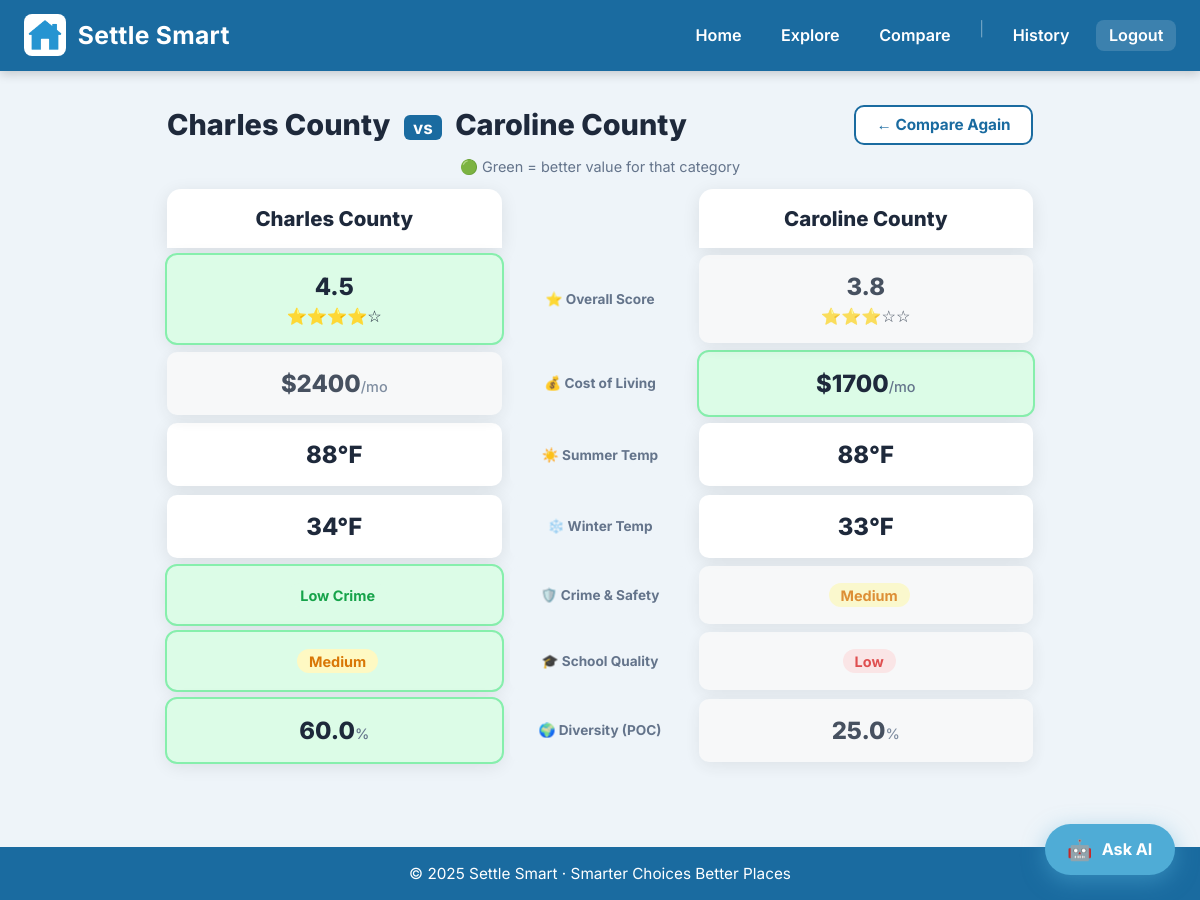
The app's page /compare?county1=Charles County&county2=Caroline County (signed in) with its own data.
### tables this page shows
CREATE TABLE counties (
            id INTEGER PRIMARY KEY AUTOINCREMENT,
            name TEXT UNIQUE NOT NULL,
            summer_temp INTEGER,
            winter_temp INTEGER,
            avg_cost_of_living INTEGER,
            crime_safety TEXT,
            school_quality TEXT,
            diversity_percent REAL,
            crime_explanation TEXT,
            school_explanation TEXT,
            race_white REAL,
            race_black REAL,
            race_hispanic REAL,
            race_asian REAL,
            race_american_indian REAL,
            race_native_hawaiian REAL,
            race_multiracial REAL,
            lat REAL,
            lng REAL
        );

### app.py (the view, shortened to what this page needs)
@app.route("/compare", methods=["GET", "POST"])
def compare():
    county1 = county2 = county1_name = county2_name = None
    if request.method == "POST":
        county1_name = request.form.get("county1")
        county2_name = request.form.get("county2")
    elif request.args.get("county1") and request.args.get("county2"):
        county1_name = request.args.get("county1")
        county2_name = request.args.get("county2")
    if county1_name: county1 = get_county_overview(county1_name)
    if county2_name: county2 = get_county_overview(county2_name)
    if county1 and county2:
        return render_template(
            "compare_result.html",
            county1=county1, county2=county2,
        )
    return render_template(
        "compare.html",
        counties=get_all_county_names(),
        county1_name=county1_name, county2_name=county2_name,
    )

### app.py (called while the page is built)
def get_db():
    conn = sqlite3.connect("settle_smart.db")
    conn.row_factory = sqlite3.Row
    return conn

@login_manager.user_loader
def load_user(user_id):
    conn = get_db()
    row = conn.execute("SELECT * FROM users WHERE id = ?", (user_id,)).fetchone()
    conn.close()
    if row:
        return User(row["id"], row["username"], row["email"])
    return None

def compute_raw_score(entry: dict) -> int:
    score = 70
    if entry["schoolQuality"] == "High":   score += 10
    elif entry["schoolQuality"] == "Low":  score -= 10
    if entry["crimeSafety"] == "Low":      score += 10
    elif entry["crimeSafety"] == "High":   score -= 10
    diversity = entry["diversityPercent"]
    score += max(0, 10 - abs(50 - diversity) // 5)
    cost = entry["averageCostOfLiving"]
    if cost <= 1900:   score += 5
    elif cost >= 3000: score -= 5
    return max(0, min(100, score))

def compute_star_score(entry: dict) -> float:
    raw = compute_raw_score(entry)
    star = round(1.0 + (raw / 100.0) * 4.0, 1)
    return star

### templates/compare_result.html (shortened to what this page needs)
<!DOCTYPE html>
<html lang="en">
<head>
  <link rel="stylesheet" href="{{ url_for('static', filename='style.css') }}">
</head>
<body>
  <header class="site-header">
    <div class="logo-title">
      <img src="{{ url_for('static', filename='logo.png') }}" alt="Settle Smart Logo"/>
      <h1>Settle Smart</h1>
    </div>
    <nav class="nav-links">
      <a href="/">Home</a>
      <a href="/explore">Explore</a>
      <a href="/compare">Compare</a>
      {% if current_user.is_authenticated %}
        <span class="nav-divider">|</span>
        <a href="/history">History</a>
        <a href="/logout" class="nav-auth">Logout</a>
      {% else %}
        <span class="nav-divider">|</span>
        <a href="/login" class="nav-auth">Log In</a>
      {% endif %}
    </nav>
  </header>
  <main class="compare-result-page">
    <div class="cmp-result-header">
      <h2>{{ county1.name }} <span class="vs-inline">vs</span> {{ county2.name }}</h2>
      <a href="/compare" class="cmp-again-btn">← Compare Again</a>
    </div>
    <p class="compare-legend">🟢 Green = better value for that category</p>
    <div class="compare-header-row">
      <div class="compare-county-title">{{ county1.name }}</div>
      <div class="compare-center-label"></div>
      <div class="compare-county-title">{{ county2.name }}</div>
    </div>
    <div class="compare-table">
      <div class="compare-row">
        <div class="compare-cell left {% if county1.overall_score > county2.overall_score %}winner{% elif county1.overall_score < county2.overall_score %}loser{% endif %}">
          <span class="cmp-val">{{ county1.overall_score }}</span>
          <span class="cmp-stars">
            {% for i in range(1,6) %}{% if county1.overall_score >= i %}⭐{% else %}☆{% endif %}{% endfor %}
          </span>
        </div>
        <div class="compare-label">⭐ Overall Score</div>
        <div class="compare-cell right {% if county2.overall_score > county1.overall_score %}winner{% elif county2.overall_score < county1.overall_score %}loser{% endif %}">
          <span class="cmp-val">{{ county2.overall_score }}</span>
          <span class="cmp-stars">
            {% for i in range(1,6) %}{% if county2.overall_score >= i %}⭐{% else %}☆{% endif %}{% endfor %}
          </span>
        </div>
      </div>
      <div class="compare-row">
        <div class="compare-cell left {% if county1.averageCostOfLiving < county2.averageCostOfLiving %}winner{% elif county1.averageCostOfLiving > county2.averageCostOfLiving %}loser{% endif %}">
          <span class="cmp-val">${{ county1.averageCostOfLiving }}<span class="cmp-unit">/mo</span></span>
        </div>
        <div class="compare-label">💰 Cost of Living</div>
        <div class="compare-cell right {% if county2.averageCostOfLiving < county1.averageCostOfLiving %}winner{% elif county2.averageCostOfLiving > county1.averageCostOfLiving %}loser{% endif %}">
          <span class="cmp-val">${{ county2.averageCostOfLiving }}<span class="cmp-unit">/mo</span></span>
        </div>
      </div>
      <div class="compare-row">
        <div class="compare-cell left">
          <span class="cmp-val">{{ county1.summerTemp }}°F</span>
        </div>
        <div class="compare-label">☀️ Summer Temp</div>
        <div class="compare-cell right">
          <span class="cmp-val">{{ county2.summerTemp }}°F</span>
        </div>
      </div>
      <div class="compare-row">
        <div class="compare-cell left">
          <span class="cmp-val">{{ county1.winterTemp }}°F</span>
        </div>
        <div class="compare-label">❄️ Winter Temp</div>
        <div class="compare-cell right">
          <span class="cmp-val">{{ county2.winterTemp }}°F</span>
        </div>
      </div>
      {% set crime_order = {"Low": 1, "Medium": 2, "High": 3} %}
      <div class="compare-row">
        <div class="compare-cell left {% if crime_order[county1.crimeSafety] < crime_order[county2.crimeSafety] %}winner{% elif crime_order[county1.crimeSafety] > crime_order[county2.crimeSafety] %}loser{% endif %}">
          {% if county1.crimeSafety == "Low" %}<span class="badge-pill pill-low">Low Crime</span>
          {% elif county1.crimeSafety == "Medium" %}<span class="badge-pill pill-medium">Medium</span>
          {% else %}<span class="badge-pill pill-high-crime">High Crime</span>{% endif %}
        </div>
        <div class="compare-label">🛡️ Crime &amp; Safety</div>
        <div class="compare-cell right {% if crime_order[county2.crimeSafety] < crime_order[county1.crimeSafety] %}winner{% elif crime_order[county2.crimeSafety] > crime_order[county1.crimeSafety] %}loser{% endif %}">
          {% if county2.crimeSafety == "Low" %}<span class="badge-pill pill-low">Low Crime</span>
          {% elif county2.crimeSafety == "Medium" %}<span class="badge-pill pill-medium">Medium</span>
          {% else %}<span class="badge-pill pill-high-crime">High Crime</span>{% endif %}
        </div>
      </div>
      {% set school_order = {"High": 1, "Medium": 2, "Low": 3} %}
      <div class="compare-row">
        <div class="compare-cell left {% if school_order[county1.schoolQuality] < school_order[county2.schoolQuality] %}winner{% elif school_order[county1.schoolQuality] > school_order[county2.schoolQuality] %}loser{% endif %}">
          {% if county1.schoolQuality == "High" %}<span class="badge-pill pill-low">High</span>
          {% elif county1.schoolQuality == "Medium" %}<span class="badge-pill pill-medium">Medium</span>
          {% else %}<span class="badge-pill pill-high-crime">Low</span>{% endif %}
        </div>
        <div class="compare-label">🎓 School Quality</div>
        <div class="compare-cell right {% if school_order[county2.schoolQuality] < school_order[county1.schoolQuality] %}winner{% elif school_order[county2.schoolQuality] > school_order[county1.schoolQuality] %}loser{% endif %}">
          {% if county2.schoolQuality == "High" %}<span class="badge-pill pill-low">High</span>
          {% elif county2.schoolQuality == "Medium" %}<span class="badge-pill pill-medium">Medium</span>
          {% else %}<span class="badge-pill pill-high-crime">Low</span>{% endif %}
        </div>
      </div>
      <div class="compare-row">
        <div class="compare-cell left {% if county1.diversityPercent > county2.diversityPercent %}winner{% elif county1.diversityPercent < county2.diversityPercent %}loser{% endif %}">
          <span class="cmp-val">{{ county1.diversityPercent }}<span class="cmp-unit">%</span></span>
        </div>
        <div class="compare-label">🌍 Diversity (POC)</div>
        <div class="compare-cell right {% if county2.diversityPercent > county1.diversityPercent %}winner{% elif county2.diversityPercent < county1.diversityPercent %}loser{% endif %}">
          <span class="cmp-val">{{ county2.diversityPercent }}<span class="cmp-unit">%</span></span>
        </div>
      </div>
    </div>
  </main>
  <footer>© 2025 Settle Smart · Smarter Choices Better Places</footer>
  <a href="/assistant" class="ai-fab">
    <span class="fab-icon">🤖</span> Ask AI
  </a>
</body>
</html>

### static/style.css (style rules this page uses)
* { box-sizing: border-box; margin: 0; padding: 0; }
:root { --brand: #1a6ba0; --brand-d: #124f7a; --ink: #1e293b; --bg: #eef4f9; --panel: #ffffff; --muted: #64748b; --ring: rgba(26,107,160,.25); --green: #16a34a; --yellow: #d97706; --red: #dc2626; --radius: 14px; --shadow: 0 4px 18px rgba(0,0,0,.09); }
html, body { font-size: 17px; font-family: 'Inter', 'Segoe UI', sans-serif; color: var(--ink); background: var(--bg); }
header, .site-header { background: var(--brand); color: #fff; padding: .85rem 1.4rem; display: flex; align-items: center; justify-content: space-between; gap: 1rem; box-shadow: 0 3px 10px rgba(0,0,0,.18); position: sticky; top: 0; z-index: 100; }
.brand, .logo-title { display: flex; align-items: center; gap: 12px; text-decoration: none; color: inherit; }
.brand img, .logo-title img { height: 42px; border-radius: 8px; }
.brand-text .title, .logo-title h1 { font-size: 1.45rem; font-weight: 700; letter-spacing: .3px; margin: 0; }
.nav-links { display: flex; gap: 14px; }
.nav-links a, .backlink { color: #fff; text-decoration: none; font-weight: 600; font-size: .95rem; padding: .35rem .75rem; border-radius: 8px; transition: background .2s; }
.badge-pill { display: inline-block; padding: .2rem .7rem; border-radius: 999px; font-size: .85rem; font-weight: 700; margin-left: .4rem; }
.pill-low { background: #dcfce7; color: var(--green); }
.pill-medium { background: #fef9c3; color: var(--yellow); }
.pill-high-crime { background: #fee2e2; color: var(--red); }
.compare-result-page { max-width: 900px; margin: 0 auto; padding: 2rem 1rem 5rem; }
.cmp-result-header { display: flex; align-items: center; justify-content: space-between; flex-wrap: wrap; gap: 1rem; margin-bottom: .75rem; }
.cmp-result-header h2 { font-size: 1.7rem; font-weight: 800; color: var(--ink); }
.vs-inline { font-size: 1rem; font-weight: 700; color: #fff; background: var(--brand); padding: .15rem .55rem; border-radius: 6px; margin: 0 .4rem; vertical-align: middle; }
.cmp-again-btn { background: var(--panel); color: var(--brand); border: 2px solid var(--brand); padding: .5rem 1.2rem; border-radius: 10px; font-weight: 700; font-size: .9rem; text-decoration: none; transition: background .2s, color .2s; }
.compare-header-row { display: grid; grid-template-columns: 1fr 180px 1fr; gap: .5rem; margin-bottom: .4rem; }
.compare-county-title { font-size: 1.2rem; font-weight: 800; color: var(--ink); text-align: center; background: var(--panel); border-radius: var(--radius) var(--radius) 0 0; padding: 1rem; box-shadow: var(--shadow); }
.compare-table { display: flex; flex-direction: column; gap: .5rem; }
.compare-row { display: grid; grid-template-columns: 1fr 180px 1fr; gap: .5rem; align-items: stretch; }
.compare-cell { background: var(--panel); border-radius: 10px; padding: 1rem 1.2rem; display: flex; flex-direction: column; align-items: center; justify-content: center; gap: .3rem; box-shadow: var(--shadow); transition: background .2s; }
.compare-cell.winner { background: #dcfce7; outline: 2px solid #86efac; }
.compare-cell.loser { background: #fafafa; opacity: .8; }
.compare-label { background: var(--bg); border-radius: 10px; display: flex; align-items: center; justify-content: center; text-align: center; font-size: .8rem; font-weight: 700; color: var(--muted); padding: .5rem .4rem; }
.cmp-val { font-size: 1.4rem; font-weight: 800; color: var(--ink); }
.cmp-unit { font-size: .85rem; font-weight: 500; color: var(--muted); }
.cmp-stars { font-size: .95rem; }
.compare-legend { margin-bottom: .8rem; text-align: center; color: var(--muted); font-size: .85rem; }
.ai-fab { position: fixed; bottom: 1.5rem; right: 1.5rem; z-index: 999; display: flex; align-items: center; gap: .55rem; background: #4facd6; color: #fff; text-decoration: none; font-weight: 700; font-size: .95rem; padding: .75rem 1.3rem; border-radius: 999px; box-shadow: 0 6px 22px rgba(79,172,214,.5); transition: background .2s, transform .2s, box-shadow .2s; }
.ai-fab .fab-icon { font-size: 1.2rem; }
footer { background: var(--brand); color: #fff; text-align: center; padding: 1rem; font-size: .9rem; }
.nav-divider { opacity: .4; font-size: .85rem; margin: 0 2px; }
.nav-auth { background: rgba(255,255,255,.15); border-radius: 8px; }

### records on screen
counties: name "Charles County", averageCostOfLiving "2400", diversityPercent "60.0"
counties: name "Caroline County", averageCostOfLiving "1700", diversityPercent "25.0"

### other values on screen
{{ county1.overall_score }} "4.5"
{{ county2.overall_score }} "3.8"
{{ county1.summerTemp }} "88"
{{ county2.summerTemp }} "88"
{{ county1.winterTemp }} "34"
{{ county2.winterTemp }} "33"
